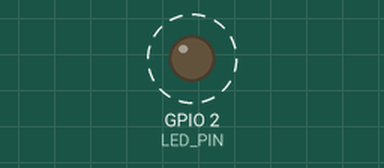
Simulated run of this sketch. Board: ESP8266 (NodeMCU). Shown: output pins drawn as LEDs (lit = HIGH). Dashed ring = blinking. What the sketch prints to the serial monitor is not drawn.

Above: at 0.5 s.
Timing chart, 0 to 4.6 s (numbered marks = the images above):
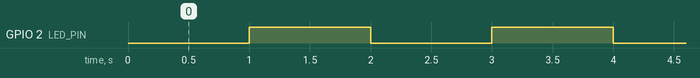

Measured:
- by itself, GPIO 2 (LED_PIN): alternates HIGH for 1.0 s and LOW for 1.0 s

The sketch:

test.ino
```cpp
/*
  ESP8266 Blink Test
  - Blinks the on-board LED (GPIO2) every second.
  - Prints LED state to Serial at 115200 baud.
*/

#define LED_PIN 2           // On-board LED is on GPIO2 (active‑low)

void setup() {
  Serial.begin(115200);    // Initialize serial for status messages
  pinMode(LED_PIN, OUTPUT);
  digitalWrite(LED_PIN, HIGH); // Ensure LED is off at startup
}

void loop() {
  // Turn LED on (LOW because it's active‑low)
  digitalWrite(LED_PIN, LOW);
  Serial.println("LED ON");
  delay(1000);

  // Turn LED off (HIGH)
  digitalWrite(LED_PIN, HIGH);
  Serial.println("LED OFF");
  delay(1000);
}
```
